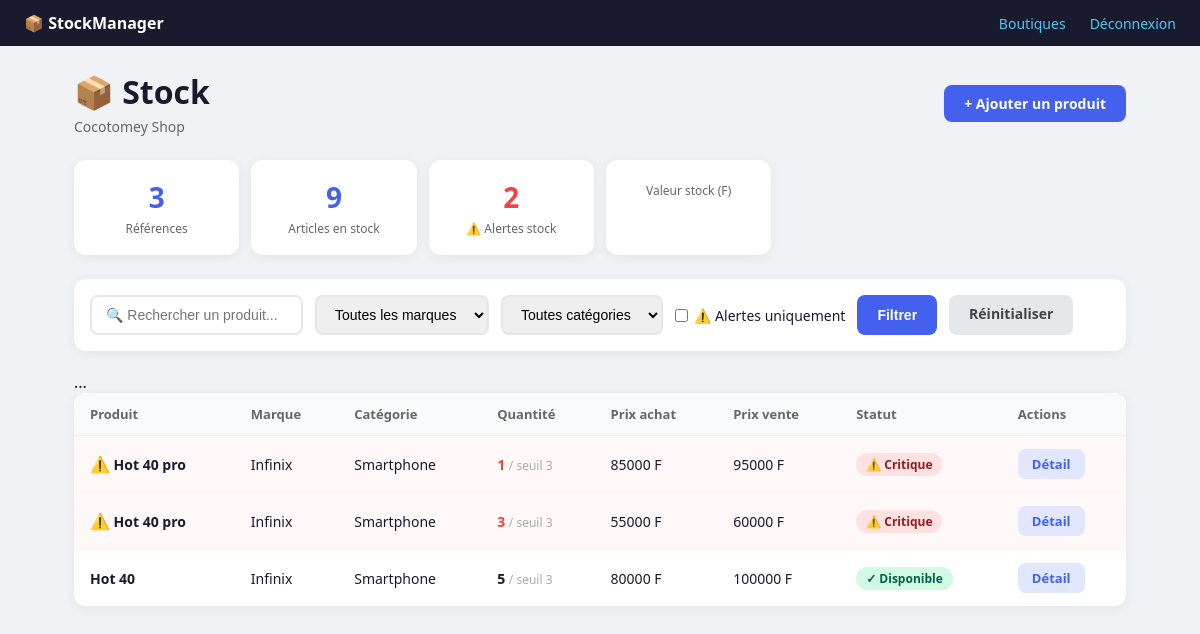
The page /stock/ (signed in) on the database as committed earlier.
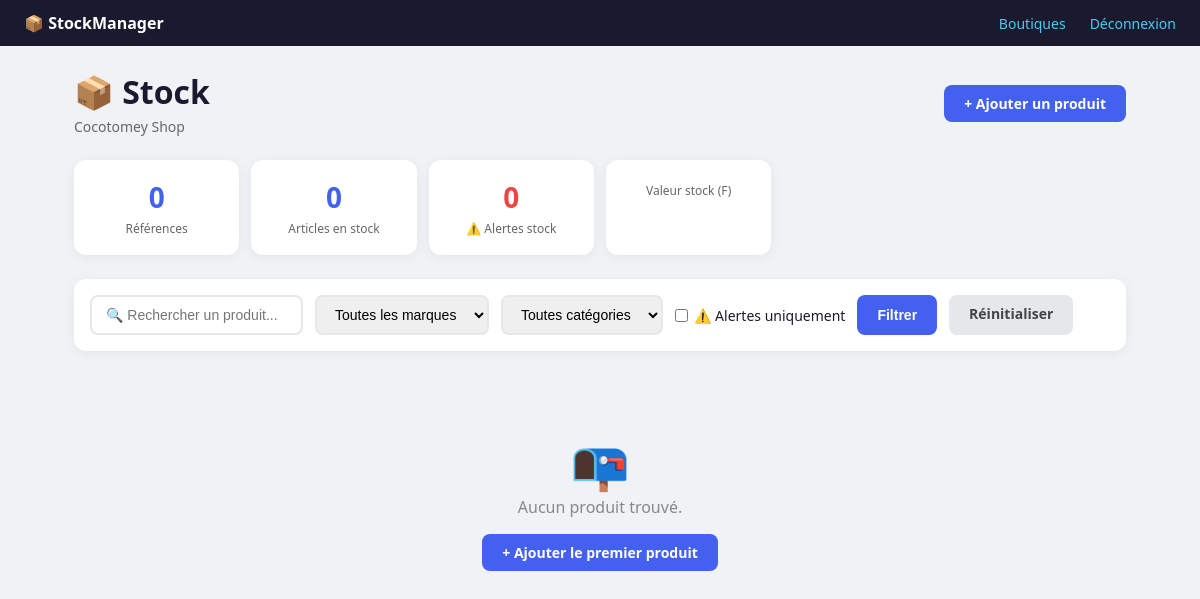
The same page on the database as committed later.
### stock/models.py (models this page shows, shortened)
class Boutique(models.Model):
    nom = models.CharField(max_length=100)
    adresse = models.CharField(max_length=255, blank=True)
    telephone = models.CharField(max_length=20, blank=True)
    proprietaire = models.ForeignKey(
        User,
        on_delete=models.CASCADE,
        related_name='boutiques'
    )
    date_creation = models.DateTimeField(auto_now_add=True)
    est_active = models.BooleanField(default=True)
    class Meta:
        verbose_name = "Boutique"
        ordering = ['nom']

class StockBoutique(models.Model):
    produit = models.ForeignKey(Produit, on_delete=models.CASCADE, related_name='stocks')
    boutique = models.ForeignKey(Boutique, on_delete=models.CASCADE, related_name='stocks')
    quantite = models.PositiveIntegerField(default=0)
    prix_achat = models.DecimalField(
        max_digits=10, decimal_places=0,
        validators=[MinValueValidator(0)],
        help_text="Prix d'achat moyen en FCFA"
    )
    prix_vente_suggere = models.DecimalField(
        max_digits=10, decimal_places=0,
        validators=[MinValueValidator(0)],
        help_text="Prix conseillé au vendeur"
    )
    date_dernier_arrivage = models.DateField(null=True, blank=True)
    class Meta:
        unique_together = ('produit', 'boutique')
        verbose_name = "Stock Boutique"
    @property
    def est_sous_seuil(self):
        return self.quantite <= self.produit.seuil_alerte

class Produit(models.Model):
    TYPE_CHOICES = [
        ('smartphone', 'Smartphone'),
        ('accessoire', 'Accessoire'),
        ('tablette', 'Tablette'),
        ('autre', 'Autre'),
    ]
    nom = models.CharField(max_length=200)
    marque = models.ForeignKey(Marque, on_delete=models.PROTECT, related_name='produits')
    categorie = models.ForeignKey(Categorie, on_delete=models.PROTECT, related_name='produits')
    type_produit = models.CharField(max_length=20, choices=TYPE_CHOICES, default='smartphone')
    description = models.TextField(blank=True)
    image = models.ImageField(upload_to='produits/', blank=True, null=True)
    seuil_alerte = models.PositiveIntegerField(
        default=3,
        help_text="Alerte si le stock tombe en dessous de ce seuil"
    )
    class Meta:
        verbose_name = "Produit"
        ordering = ['marque__nom', 'nom']

class Marque(models.Model):
    nom = models.CharField(max_length=50, unique=True)
    logo = models.ImageField(upload_to='marques/', blank=True, null=True)
    def __str__(self):
        return self.nom

class Categorie(models.Model):
    nom = models.CharField(max_length=50, unique=True)
    def __str__(self):
        return self.nom

### stock/views.py (the view)
# urls.py: path('stock/', views.stock_liste, name='stock_liste'),
@login_required
@employe_sa_boutique
def stock_liste(request):
    boutique = get_boutique_active(request)
    if not boutique:
        return redirect('choisir_boutique')
    stocks = StockBoutique.objects.filter(
        boutique=boutique
    ).select_related('produit', 'produit__marque', 'produit__categorie')
    q = request.GET.get('q', '')
    marque_id = request.GET.get('marque', '')
    categorie_id = request.GET.get('categorie', '')
    alerte_only = request.GET.get('alerte', '')
    if q:
        stocks = stocks.filter(produit__nom__icontains=q)
    if marque_id:
        stocks = stocks.filter(produit__marque_id=marque_id)
    if categorie_id:
        stocks = stocks.filter(produit__categorie_id=categorie_id)
    if alerte_only:
        stocks = [s for s in stocks if s.est_sous_seuil]
    tous_stocks = StockBoutique.objects.filter(boutique=boutique)
    total_produits = tous_stocks.count()
    total_articles = tous_stocks.aggregate(t=Sum('quantite'))['t'] or 0
    nb_alertes = sum(1 for s in tous_stocks if s.est_sous_seuil)
    marques = Marque.objects.all()
    categories = Categorie.objects.all()
    return render(request, 'stock/stock_liste.html', {
        'stocks': stocks,
        'boutique': boutique,
        'marques': marques,
        'categories': categories,
        'total_produits': total_produits,
        'total_articles': total_articles,
        'nb_alertes': nb_alertes,
        'q': q,
        'marque_id': marque_id,
        'categorie_id': categorie_id,
        'alerte_only': alerte_only,
    })

### stock/context_processors.py (called while the page is built)
def demandes_en_attente(request):
    if not request.user.is_authenticated:
        return {}
    try:
        if request.user.profil.est_proprietaire:
            boutiques = Boutique.objects.filter(proprietaire=request.user)
            nb = DemandeArrivage.objects.filter(
                boutique__in=boutiques,
                statut='en_attente'
            ).count()
            return {'nb_demandes_attente': nb}
    except Exception:
        pass
    return {'nb_demandes_attente': 0}

### stock/models.py (called while the page is built)
    @property
    def est_proprietaire(self):
        return self.role == 'proprietaire'

### stock/templatetags/stock_tags.py (called while the page is built)
@register.filter
def est_proprietaire(user):
    try:
        return user.profil.est_proprietaire
    except Exception:
        return False

### stock/views.py (called while the page is built)
def employe_sa_boutique(view_func):
    @wraps(view_func)
    def wrapper(request, *args, **kwargs):
        try:
            profil = request.user.profil
        except Exception:
            return redirect('connexion')
        if not profil.est_proprietaire and not profil.boutique:
            messages.error(request, "Aucune boutique ne vous est assignée. Contactez votre responsable.")
            return redirect('connexion')
        return view_func(request, *args, **kwargs)
    return wrapper

def get_boutique_active(request):
    from .models import Boutique
    boutique_id = request.session.get('boutique_active_id')
    if not boutique_id:
        return None
    return Boutique.objects.filter(id=boutique_id).first()

### stock/templates/stock/stock_liste.html (shortened to what this page needs)
{% extends 'stock/base.html' %}
{% load stock_tags %}
{% block content %}
<div class="page-header">
    <div>
        <h1>📦 Stock</h1>
        <p style="color:#666; font-size:14px; margin-top:4px">{{ boutique.nom }}</p>
    </div>
    {% if request.user|est_proprietaire %}
        <a href="{% url 'stock_ajouter' %}" class="btn btn-primary">+ Ajouter un produit</a>
    {% else %}
        <a href="{% url 'demande_nouveau_produit' %}" class="btn btn-primary">+ Signaler nouveau produit</a>
    {% endif %}
</div>
<div class="stats-bar">
    <div class="stat-card">
        <div class="val">{{ total_produits }}</div>
        <div class="lbl">Références</div>
    </div>
    <div class="stat-card">
        <div class="val">{{ total_articles }}</div>
        <div class="lbl">Articles en stock</div>
    </div>
    <div class="stat-card">
        <div class="val alerte">{{ nb_alertes }}</div>
        <div class="lbl">⚠️ Alertes stock</div>
    </div>
    {% if request.user|est_proprietaire %}
    <div class="stat-card">
        <div class="lbl">Valeur stock (F)</div>
    </div>
    {% endif %}
</div>
<form method="get" class="filtres">
    <input type="text" name="q" value="{{ q }}" placeholder="🔍 Rechercher un produit...">
    <select name="marque">
        <option value="">Toutes les marques</option>
    </select>
    <select name="categorie">
        <option value="">Toutes catégories</option>
    </select>
    <label style="display:flex; align-items:center; gap:6px; font-size:14px; cursor:pointer;">
        <input type="checkbox" name="alerte" value="1" {% if alerte_only %}checked{% endif %}> ⚠️ Alertes uniquement
    </label>
    <button type="submit" class="btn btn-primary">Filtrer</button>
    <a href="{% url 'stock_liste' %}" class="btn" style="background:#e5e7eb; color:#444;">Réinitialiser</a>
</form>
{% if stocks %}
{% load stock_tags %}
...
<table>
    <thead>
        <tr>
            <th>Produit</th>
            <th>Marque</th>
            <th>Catégorie</th>
            <th>Quantité</th>
            {% if request.user|est_proprietaire %}
            <th>Prix achat</th>
            {% endif %}
            <th>Prix vente</th>
            <th>Statut</th>
            <th>Actions</th>
        </tr>
    </thead>
    <tbody>
        {% for stock in stocks %}
        <tr {% if stock.est_sous_seuil %}class="row-alerte"{% endif %}>
            <td>
                {% if stock.est_sous_seuil %}<span class="alerte-icon">⚠️</span> {% endif %}
                <strong>{{ stock.produit.nom }}</strong>
            </td>
            <td>{{ stock.produit.marque }}</td>
            <td>{{ stock.produit.categorie }}</td>
            <td>
                <strong {% if stock.est_sous_seuil %}style="color:#ef4444"{% endif %}>
                    {{ stock.quantite }}
                </strong>
                <span style="color:#aaa; font-size:12px">/ seuil {{ stock.produit.seuil_alerte }}</span>
            </td>
            {% if request.user|est_proprietaire %}
            <td>{{ stock.prix_achat|floatformat:0 }} F</td>
            {% endif %}
            <td>{{ stock.prix_vente_suggere|floatformat:0 }} F</td>
            <td>
                {% if stock.est_sous_seuil %}
                    <span class="badge badge-alerte">⚠️ Critique</span>
                {% elif stock.quantite == 0 %}
                    <span class="badge" style="background:#f3f4f6;color:#6b7280">Épuisé</span>
                {% else %}
                    <span class="badge badge-ok">✓ Disponible</span>
                {% endif %}
            </td>
            <td>
                <a href="{% url 'stock_detail' stock.pk %}" class="btn btn-sm" style="background:#e0e7ff;color:#4361ee">Détail</a>
            </td>
        </tr>
        {% endfor %}
    </tbody>
</table>
{% else %}
<div class="empty">
    <p style="font-size:48px">📭</p>
    <p>Aucun produit trouvé.</p>
    {% if not q and not marque_id %}
        <a href="{% url 'stock_ajouter' %}" class="btn btn-primary" style="margin-top:16px">+ Ajouter le premier produit</a>
    {% endif %}
</div>
{% endif %}
{% endblock %}

### stock/templates/stock/base.html (shortened to what this page needs)
<!DOCTYPE html>
<html lang="fr">
<head>
</head>
<body>
{% if user.is_authenticated %}
<nav class="navbar">
    <strong>📦 StockManager</strong>
    <div style="display:flex; align-items:center; gap:8px; flex-wrap:wrap;">
        <a href="{% url 'choisir_boutique' %}">
            {% if user.profil.est_proprietaire %}Boutiques{% endif %}
        </a>
        <a href="{% url 'deconnexion' %}">Déconnexion</a>
    </div>
</nav>
{% endif %}
<div class="container">
    {% block content %}{% endblock %}
</div>
</body>
</html>

### stock/templates/stock/base.html (style rules this page uses)
* { box-sizing: border-box; margin: 0; padding: 0; }
body { font-family: 'Segoe UI', sans-serif; background: #f0f2f5; color: #1a1a2e; }
.navbar { background: #1a1a2e; color: white; padding: 12px 24px; display: flex; justify-content: space-between; align-items: center; }
.navbar a { color: #4cc9f0; text-decoration: none; margin-left: 16px; font-size: 14px; }
.container { max-width: 1100px; margin: 0 auto; padding: 24px; }

### stock/templates/stock/stock_liste.html (style rules this page uses)
.page-header { display:flex; justify-content:space-between; align-items:center; margin-bottom:24px; flex-wrap:wrap; gap:12px; }
.stats-bar { display:grid; grid-template-columns:repeat(auto-fill,minmax(160px,1fr)); gap:12px; margin-bottom:24px; }
.stat-card { background:white; border-radius:12px; padding:18px; text-align:center; box-shadow:0 2px 12px rgba(0,0,0,.06); }
.stat-card .val { font-size:28px; font-weight:700; color:#4361ee; }
.stat-card .val.alerte { color:#ef4444; }
.stat-card .lbl { font-size:12px; color:#666; margin-top:4px; }
.filtres { background:white; border-radius:12px; padding:16px; margin-bottom:20px; display:flex; gap:12px; flex-wrap:wrap; box-shadow:0 2px 12px rgba(0,0,0,.06); }
.filtres input, .filtres select { padding:9px 14px; border:2px solid #e5e7eb; border-radius:8px; font-size:14px; }
.btn { padding:9px 20px; border:none; border-radius:8px; font-size:14px; cursor:pointer; font-weight:600; text-decoration:none; display:inline-block; }
.btn-primary { background:#4361ee; color:white; }
.empty { text-align:center; padding:60px; color:#888; }

Rows that differ between the two databases and show on the page:
removed StockBoutique: produit.nom "Hot 40 pro", produit.marque "Infinix", produit.categorie "Smartphone", quantite "1", produit.seuil_alerte "3", prix_achat "85000", prix_vente_suggere "95000", shows "⚠️ Critique"
removed StockBoutique: produit.nom "Hot 40 pro", produit.marque "Infinix", produit.categorie "Smartphone", quantite "3", produit.seuil_alerte "3", prix_achat "55000", prix_vente_suggere "60000", shows "⚠️ Critique"
removed StockBoutique: produit.nom "Hot 40", produit.marque "Infinix", produit.categorie "Smartphone", quantite "5", produit.seuil_alerte "3", prix_achat "80000", prix_vente_suggere "100000", shows "✓ Disponible"
Other text that changed with them:
{{ total_produits }}: "3" → "0"
{{ total_articles }}: "9" → "0"
{{ nb_alertes }}: "2" → "0"
text no longer shown: "... Produit Marque Catégorie Quantité Prix achat Prix vente Statut Actions"
text now shown: "📭 Aucun produit trouvé. + Ajouter le premier produit"
